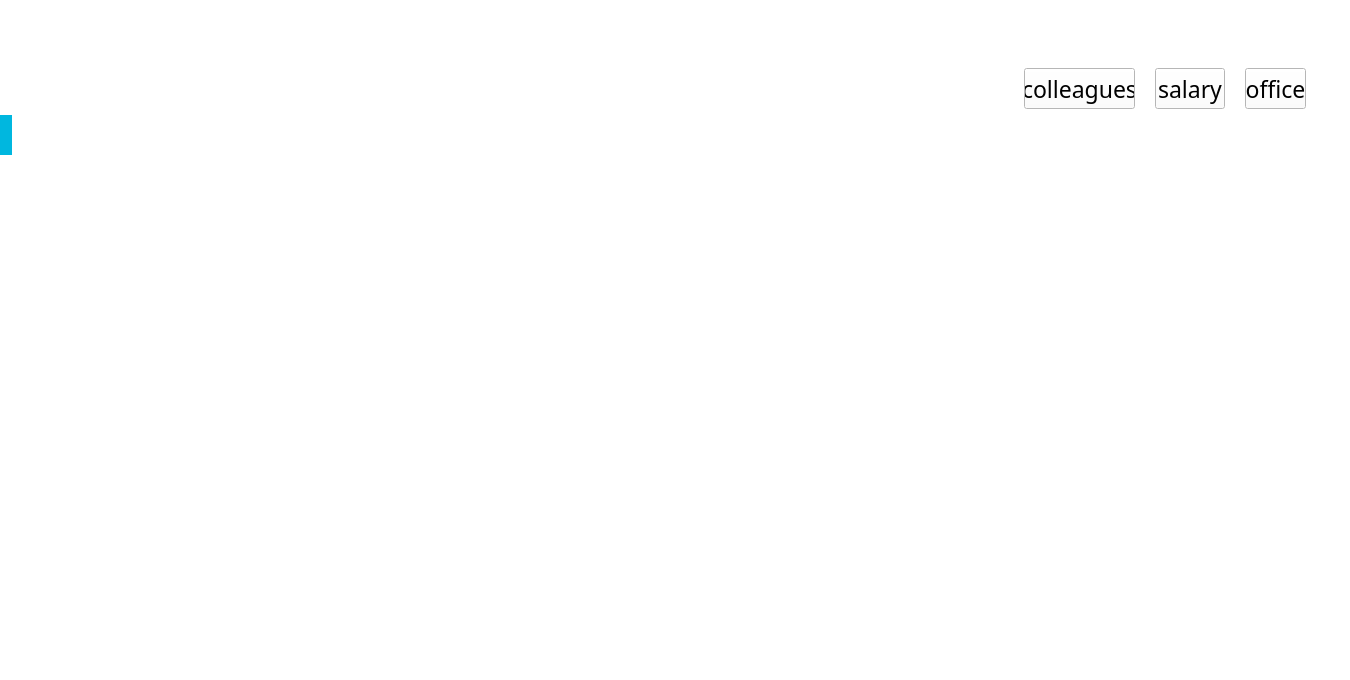
<?xml version="1.0" encoding="UTF-8"?>
<ui version="4.0">
 <class>MainWindow</class>
 <widget class="QMainWindow" name="MainWindow">
  <property name="enabled">
   <bool>true</bool>
  </property>
  <property name="geometry">
   <rect>
    <x>0</x>
    <y>0</y>
    <width>1350</width>
    <height>680</height>
   </rect>
  </property>
  <property name="minimumSize">
   <size>
    <width>1350</width>
    <height>680</height>
   </size>
  </property>
  <property name="windowTitle">
   <string>NOLT</string>
  </property>
  <property name="autoFillBackground">
   <bool>false</bool>
  </property>
  <property name="styleSheet">
   <string notr="true">background-color: white;
color: black;</string>
  </property>
  <widget class="QWidget" name="centralWidget">
   <widget class="QLabel" name="labelLogo">
    <property name="geometry">
     <rect>
      <x>12</x>
      <y>10</y>
      <width>148</width>
      <height>45</height>
     </rect>
    </property>
    <property name="styleSheet">
     <string notr="true">background-color:transparent;</string>
    </property>
    <property name="pixmap">
     <pixmap resource="../../images.qrc">:/Windows/Login/Images/loginBackground.png</pixmap>
    </property>
    <property name="scaledContents">
     <bool>true</bool>
    </property>
   </widget>
   <widget class="QPushButton" name="btnColleagues">
    <property name="geometry">
     <rect>
      <x>1024</x>
      <y>68</y>
      <width>111</width>
      <height>41</height>
     </rect>
    </property>
    <property name="font">
     <font>
      <family>Leelawadee UI Semilight</family>
      <pointsize>17</pointsize>
     </font>
    </property>
    <property name="focusPolicy">
     <enum>Qt::ClickFocus</enum>
    </property>
    <property name="styleSheet">
     <string notr="true">outline:none;</string>
    </property>
    <property name="text">
     <string>colleagues</string>
    </property>
   </widget>
   <widget class="QPushButton" name="btnOffice">
    <property name="geometry">
     <rect>
      <x>1245</x>
      <y>68</y>
      <width>61</width>
      <height>41</height>
     </rect>
    </property>
    <property name="font">
     <font>
      <family>Leelawadee UI Semilight</family>
      <pointsize>17</pointsize>
     </font>
    </property>
    <property name="focusPolicy">
     <enum>Qt::ClickFocus</enum>
    </property>
    <property name="styleSheet">
     <string notr="true">outline:none;</string>
    </property>
    <property name="text">
     <string>office</string>
    </property>
   </widget>
   <widget class="QPushButton" name="btnSalary">
    <property name="geometry">
     <rect>
      <x>1155</x>
      <y>68</y>
      <width>70</width>
      <height>41</height>
     </rect>
    </property>
    <property name="font">
     <font>
      <family>Leelawadee UI Semilight</family>
      <pointsize>17</pointsize>
     </font>
    </property>
    <property name="focusPolicy">
     <enum>Qt::ClickFocus</enum>
    </property>
    <property name="styleSheet">
     <string notr="true">outline:none;</string>
    </property>
    <property name="text">
     <string>salary</string>
    </property>
   </widget>
   <widget class="QMdiArea" name="mdiArea">
    <property name="geometry">
     <rect>
      <x>28</x>
      <y>110</y>
      <width>1294</width>
      <height>498</height>
     </rect>
    </property>
    <property name="minimumSize">
     <size>
      <width>1294</width>
      <height>498</height>
     </size>
    </property>
    <property name="font">
     <font>
      <pointsize>12</pointsize>
     </font>
    </property>
    <property name="styleSheet">
     <string notr="true">background-color:transparent;</string>
    </property>
    <property name="background">
     <brush brushstyle="NoBrush">
      <color alpha="255">
       <red>160</red>
       <green>160</green>
       <blue>160</blue>
      </color>
     </brush>
    </property>
   </widget>
   <widget class="QLabel" name="lblBackGroundPicture">
    <property name="geometry">
     <rect>
      <x>0</x>
      <y>0</y>
      <width>1350</width>
      <height>680</height>
     </rect>
    </property>
    <property name="minimumSize">
     <size>
      <width>1350</width>
      <height>680</height>
     </size>
    </property>
    <property name="maximumSize">
     <size>
      <width>1350</width>
      <height>680</height>
     </size>
    </property>
    <property name="styleSheet">
     <string notr="true"/>
    </property>
    <property name="text">
     <string>&lt;html&gt;&lt;head/&gt;&lt;body&gt;&lt;p&gt;&lt;img src=&quot;:/Windows/Login/Images/appBackGround.png&quot;/&gt;&lt;/p&gt;&lt;/body&gt;&lt;/html&gt;</string>
    </property>
   </widget>
   <widget class="QWidget" name="widgetFrame" native="true">
    <property name="geometry">
     <rect>
      <x>170</x>
      <y>0</y>
      <width>1111</width>
      <height>21</height>
     </rect>
    </property>
    <property name="styleSheet">
     <string notr="true">background-color:transparent;</string>
    </property>
   </widget>
   <widget class="QPushButton" name="btnQuit">
    <property name="geometry">
     <rect>
      <x>1328</x>
      <y>10</y>
      <width>12</width>
      <height>12</height>
     </rect>
    </property>
    <property name="focusPolicy">
     <enum>Qt::ClickFocus</enum>
    </property>
    <property name="styleSheet">
     <string notr="true">QPushButton#btnQuit{ 
background-color:transparent; 
border:none; 
color : #d0d0d0; 
outline:none;

qproperty-icon: url(&quot; &quot;); 
qproperty-iconSize: 14px ; 
background-image: url(&quot;:/Windows/Login/Images/closeIcon.png&quot;); 
background-repeat: no-repeat; 
background-position:top left;

} 

QPushButton#btnQuit:hover{ 
qproperty-icon: url(&quot; &quot;); 
qproperty-iconSize: 14px 14px; 
background-image: url(&quot;:/Windows/Login/Images/closeIcon.png&quot;); 
background-repeat: no-repeat; 
background-position:top right;
} 

QPushButton#btnQuit:pressed{ 
qproperty-icon: url(&quot; &quot;); 
qproperty-iconSize: 14px 14px; 
background-image: url(&quot;:/Windows/Login/Images/closeIcon.png&quot;); 
background-repeat: no-repeat; 
background-position:top right;
}</string>
    </property>
    <property name="text">
     <string/>
    </property>
   </widget>
   <widget class="QPushButton" name="btbReqtangle">
    <property name="geometry">
     <rect>
      <x>0</x>
      <y>115</y>
      <width>12</width>
      <height>40</height>
     </rect>
    </property>
    <property name="styleSheet">
     <string notr="true">background-color:#00b7df;
border:1px solid #00b7df;</string>
    </property>
    <property name="text">
     <string/>
    </property>
   </widget>
   <widget class="QPushButton" name="btnCollapse">
    <property name="geometry">
     <rect>
      <x>1301</x>
      <y>10</y>
      <width>12</width>
      <height>12</height>
     </rect>
    </property>
    <property name="font">
     <font>
      <pointsize>6</pointsize>
     </font>
    </property>
    <property name="focusPolicy">
     <enum>Qt::ClickFocus</enum>
    </property>
    <property name="styleSheet">
     <string notr="true">QPushButton#btnCollapse{ 
background-color:transparent; 
border:none; 
color : #909090; 
outline:none;

qproperty-icon: url(&quot; &quot;); 
qproperty-iconSize: 14px ; 
background-image: url(&quot;:/Windows/Login/Images/collapseIcon.png&quot;); 
background-repeat: no-repeat; 
background-position:top left;

} 

QPushButton#btnCollapse:hover{ 
qproperty-icon: url(&quot; &quot;); 
qproperty-iconSize: 14px 14px; 
background-image: url(&quot;:/Windows/Login/Images/collapseIcon.png&quot;); 
background-repeat: no-repeat; 
background-position:top right;
} 

QPushButton#btnCollapse:pressed{ 
qproperty-icon: url(&quot; &quot;); 
qproperty-iconSize: 14px 14px; 
background-image: url(&quot;:/Windows/Login/Images/collapseIcon.png&quot;); 
background-repeat: no-repeat; 
background-position:top right;
}</string>
    </property>
    <property name="text">
     <string/>
    </property>
   </widget>
   <widget class="QLabel" name="lblRequestStatus">
    <property name="geometry">
     <rect>
      <x>1030</x>
      <y>630</y>
      <width>300</width>
      <height>31</height>
     </rect>
    </property>
    <property name="font">
     <font>
      <family>Arial</family>
      <pointsize>10</pointsize>
     </font>
    </property>
    <property name="styleSheet">
     <string notr="true">border: none;
color: #ffffff;
background-color: transparent;</string>
    </property>
    <property name="text">
     <string/>
    </property>
   </widget>
   <zorder>lblBackGroundPicture</zorder>
   <zorder>labelLogo</zorder>
   <zorder>btnColleagues</zorder>
   <zorder>btnOffice</zorder>
   <zorder>btnSalary</zorder>
   <zorder>mdiArea</zorder>
   <zorder>widgetFrame</zorder>
   <zorder>btnQuit</zorder>
   <zorder>btbReqtangle</zorder>
   <zorder>btnCollapse</zorder>
   <zorder>lblRequestStatus</zorder>
  </widget>
 </widget>
 <layoutdefault spacing="6" margin="11"/>
 <resources>
  <include location="../../images.qrc"/>
 </resources>
 <connections/>
</ui>
